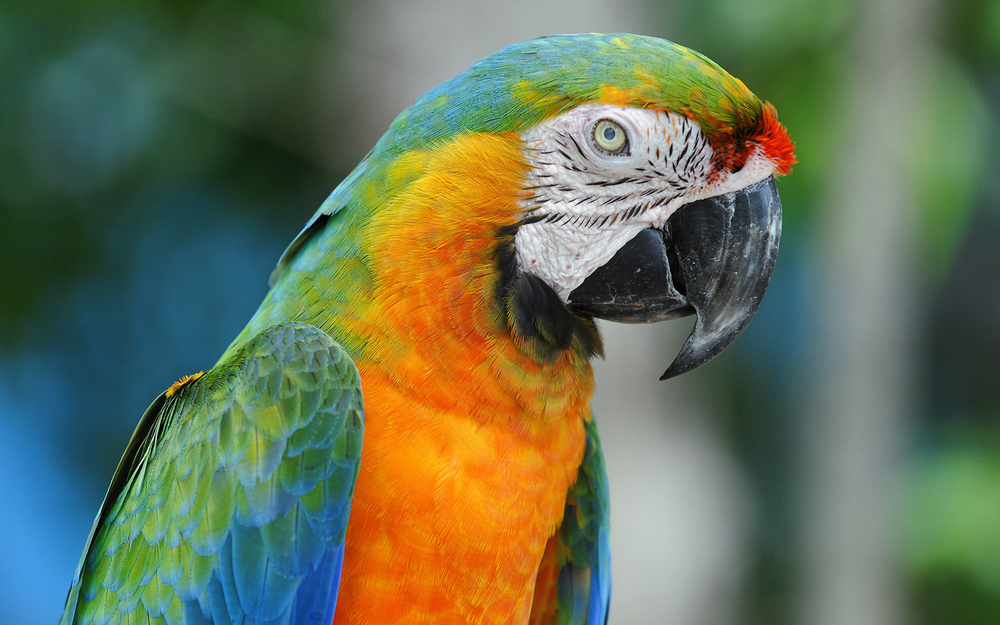
#> input picture RU/Лек2/parrot.png, 1000 x 625 px, shrunk from 1680 x 1050 before the run
$ jupyter execute Untitled.ipynb   (shell and % lines are left out)
#> lines starting #> are read from the running program, lines starting #| are printed output that depends on the picture
[cell 1]
from skimage.io import imsave, imshow, imread
from skimage.color import rgb2gray
from skimage import img_as_ubyte
import matplotlib.pyplot as plt

[cell 2]
img = imread('parrot.png')
#> img is the input picture: shape (625, 1000, 3); mean R, G, B 102.8, 113.8, 86.7
img = rgb2gray(img)
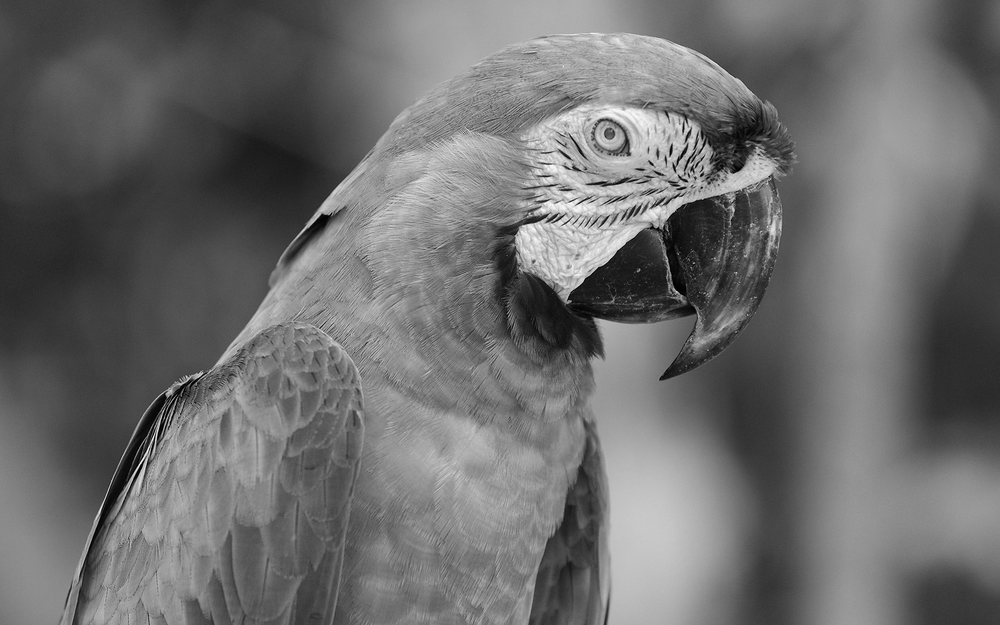
#> img: shape (625, 1000) float64; min 0, max 0.994, mean 0.429
imshow(img)

[cell 3]
img = img_as_ubyte(img)
imshow(img)

[cell 4]
img.dtype

[cell 5]
plt.hist(img.ravel(), bins=256, color='black');
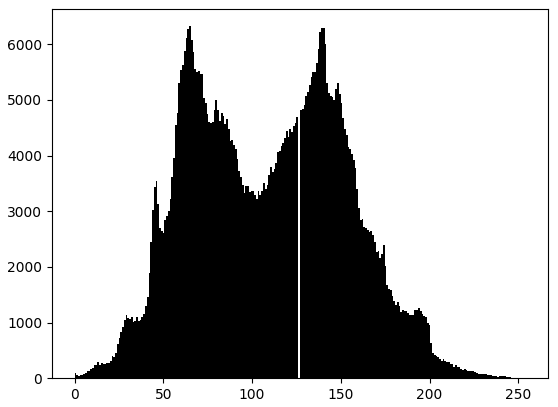
#> figure drawn by matplotlib, 1 panel; tallest bar 6326 high, from x = 64.49 to 65.48

[cell 6]
img = img / 2
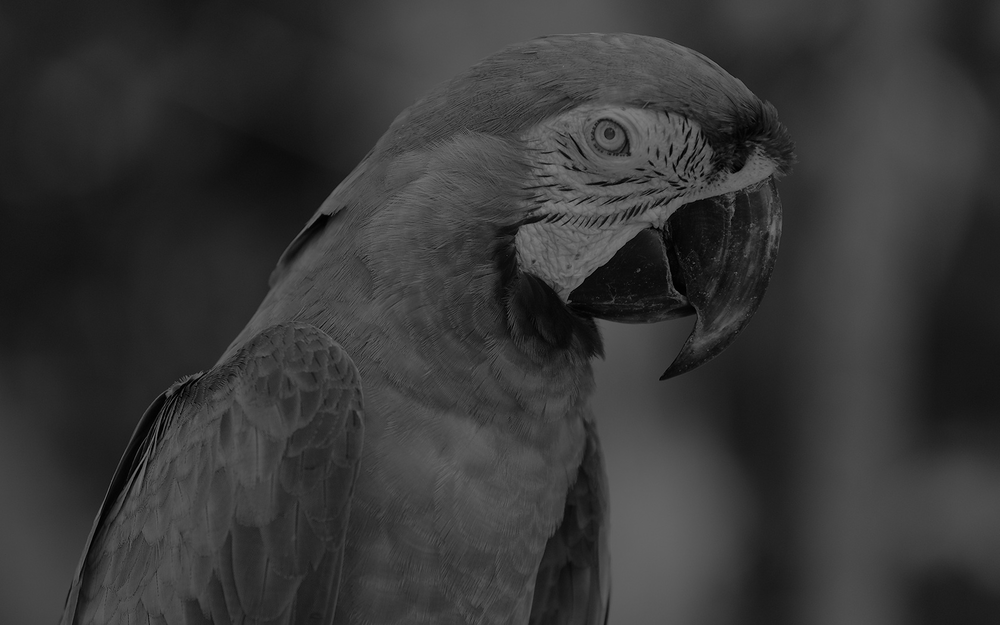
#> img: shape (625, 1000) float64; min 0, max 127, mean 54.7
img = img.astype('uint8')
imshow(img)

[cell 7]
plt.hist(img.ravel(), bins=256, color='black');
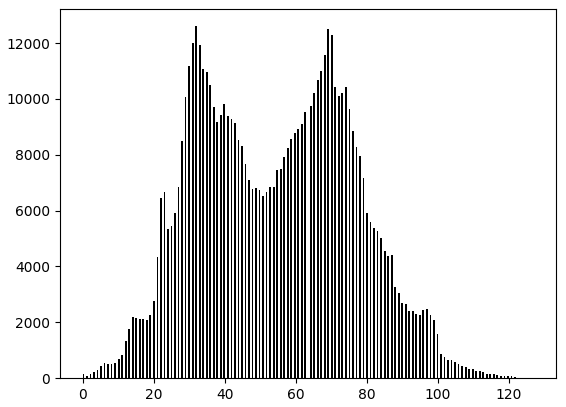
#> figure drawn by matplotlib, 1 panel; tallest bar 12603 high, from x = 31.75 to 32.25
